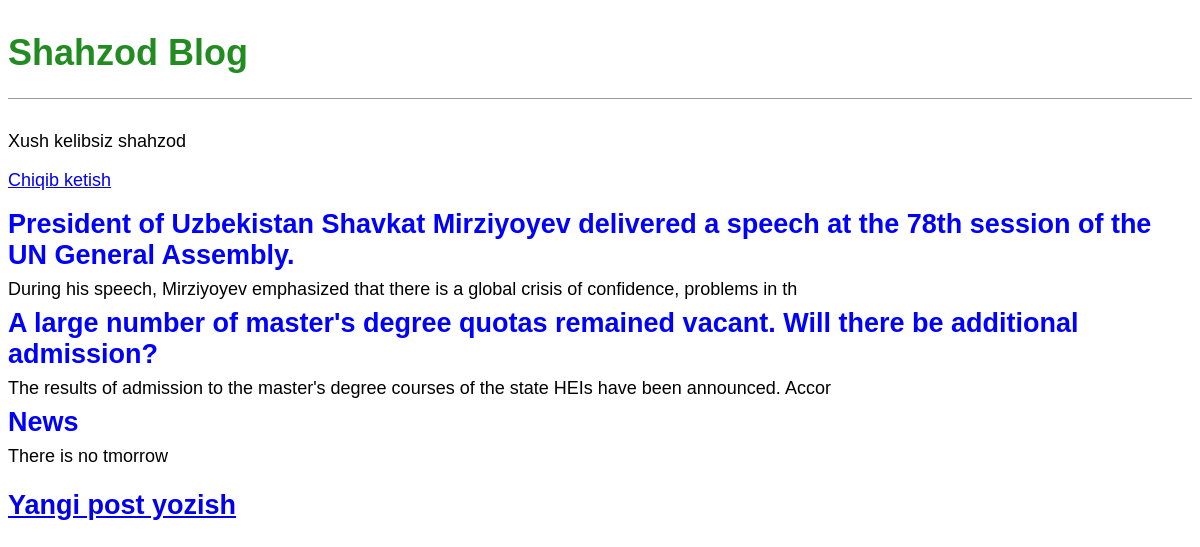
The app's page / (signed in) with its own data.
### blog/models.py (models this page shows, shortened)
class Post(models.Model):
    title = models.CharField(max_length=200)
    author = models.ForeignKey(
        'auth.User',
        on_delete=models.CASCADE
    )
    body = models.TextField()

### blog/views.py (the view)
# urls.py: path('', BlogListView.as_view(), name='home'),
class BlogListView(ListView):
    model = Post
    template_name = 'home.html'

### templates/home.html
{% extends 'base.html' %}
{% block content %}
    {% for post in object_list %}
        <div class="post-entry">
            <h2><a href="{% url 'post_detail' post.pk %}">{{ post.title }}</a></h2>
            <p>{{ post.body | slice:":100" }}</p>
        </div>
    {% endfor %}
{% endblock content %}

### templates/base.html (shortened to what this page needs)
{% load static %}
<!DOCTYPE html>
<html lang="en">
<head>
    <link rel="stylesheet" href="{% static 'css/base.css' %}">
</head>
<body>
    <header>
        <h1><a href="{% url 'home' %}">Shahzod Blog</a></h1>
    </header>
    {% if user.is_authenticated %}
        <p>Xush kelibsiz {{ user.username }}</p>
        <p><a href="{% url 'logout' %}">Chiqib ketish</a></p>
    {% else %}
        <p>
            <a href="{% url 'login' %}">Saytga kirish</a> |
            <a href="{% url 'signup' %}">Ro'yxatdan o'tish</a>
        </p>
    {% endif %}
    <div>
        {% block content %}
        {% endblock content %}
    </div>
    <footer>
        <h2><a href="{% url 'post_new' %}">Yangi post yozish</a></h2>
    </footer>
</body>
</html>

### static/css/base.css (style rules this page uses)
header { border-bottom: 1px solid #999; margin-bottom: 2rem; display: flex; }
body { font-family: sans-serif; font-size: 18px; }
header h1 a { color: ForestGreen; text-decoration: none; }
.post-entry { margin-botom: 2rem; }
.post-entry h2 { margin: 0.5rem 0; }
.post-entry h2 a, .post-entry h2 a:visited { color: blue; text-decoration: none; }
.post-entry p { margin: 0; font-weight: 400; }

### records on screen
Post: title "President of Uzbekistan Shavkat Mirziyoyev delivered a speech at the 78th session of the UN General Assembly.", body "During his speech, Mirziyoyev emphasized that there is a global crisis of confidence, problems in th"
Post: title "A large number of master's degree quotas remained vacant. Will there be additional admission?", body "The results of admission to the master's degree courses of the state HEIs have been announced. Accor"
Post: title "News", body "There is no tmorrow"

### other values on screen
{{ user.username }} "shahzod"
